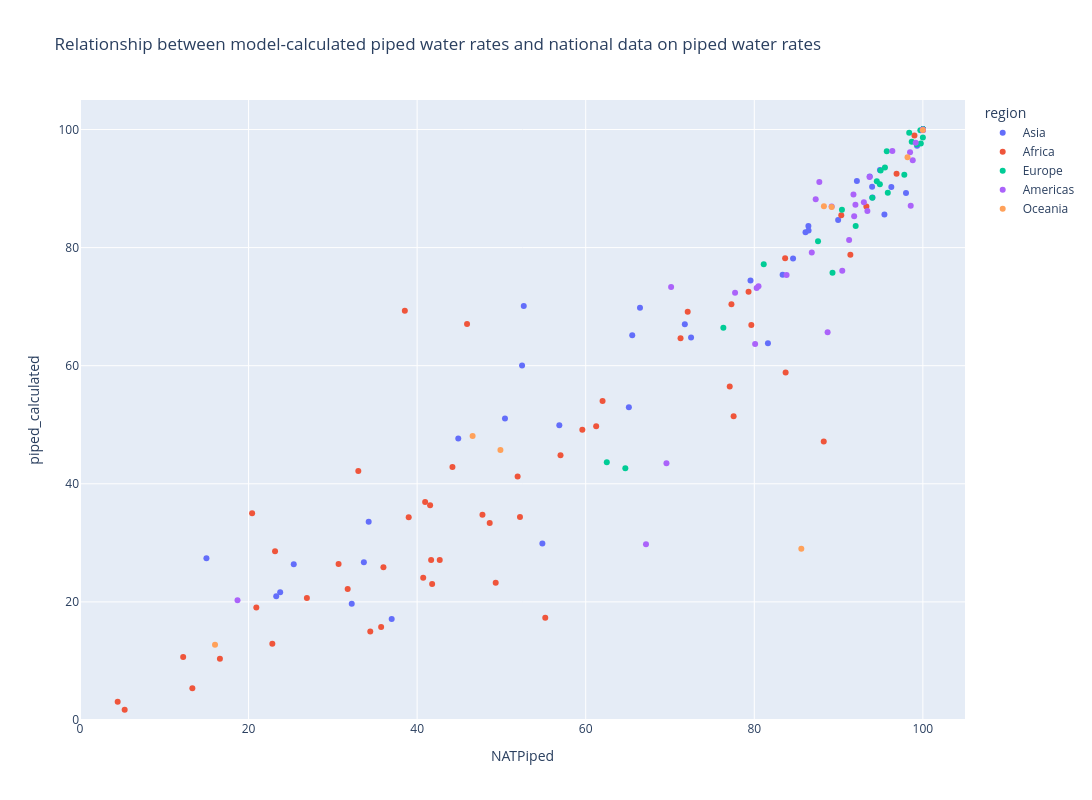

Notebook code cell kept with this figure:
### Code cell
country_medians["percent_piped_with_access"] = (
    country_medians["population_piped_with_access"]
    / country_medians["country_pop_raw"]
    * 100
)
country_medians["piped_calculated"] = (
    country_medians["percent_without_water"]
    + country_medians["percent_piped_with_access"]
)
country_5th_percentiles["percent_piped_with_access"] = (
    country_5th_percentiles["population_piped_with_access"]
    / country_5th_percentiles["country_pop_raw"]
    * 100
)
country_5th_percentiles["piped_calculated"] = (
    country_5th_percentiles["percent_without_water"]
    + country_5th_percentiles["percent_piped_with_access"]
)
country_95th_percentiles["percent_piped_with_access"] = (
    country_95th_percentiles["population_piped_with_access"]
    / country_95th_percentiles["country_pop_raw"]
    * 100
)
country_95th_percentiles["piped_calculated"] = (
    country_95th_percentiles["percent_without_water"]
    + country_95th_percentiles["percent_piped_with_access"]
)

fig = (
    px.scatter(
        country_medians,
        x="NATPiped",
        y="piped_calculated",
        labels={"x": "NATPiped", "y": "Piped Calculated"},
        title="Relationship between model-calculated piped water rates and national data on piped water rates",
        # size="bubble_size",
        color="region",
        hover_data=["Entity"],
    )
    .update_layout(
        width=1200,
        height=800,
    )
    .update_xaxes(range=[0, 105])
    .update_yaxes(range=[0, 105])
)

fig.show()

### Figure 1 — Plotly figure (JSON) as saved in the notebook; plotly's stock layout.template omitted (floating-point values rounded to 4 significant figures)
{"data": [{"customdata": [["Afghanistan"], ["United Arab Emirates"], ["Armenia"], ["Azerbaijan"], ["Bangladesh"], ["Bahrain"], ["Brunei Darussalam"], ["Bhutan"], ["China"], ["Cyprus"], ["Georgia"], ["Indonesia"], ["India"], ["Iran, Islamic Republic of"], ["Iraq"], ["Israel"], ["Jordan"], ["Japan"], ["Kazakhstan"], ["Kyrgyzstan"], ["Cambodia"], ["Korea, Republic of"], ["Lao People's Democratic Republic"], ["Lebanon"], ["Sri Lanka"], ["Myanmar"], ["Mongolia"], ["Malaysia"], ["Nepal"], ["Oman"], ["Pakistan"], ["Philippines"], ["Korea, Democratic People's Republic of"], ["Qatar"], ["Saudi Arabia"], ["Singapore"], ["Syrian Arab Republic"], ["Thailand"], ["Tajikistan"], ["Turkmenistan"], ["Timor-Leste"], ["Türkiye"], ["Taiwan, Province of China"], ["Uzbekistan"], ["Viet Nam"], ["Yemen"]], "hovertemplate": "region=Asia<br>NATPiped=%{x}<br>piped_calculated=%{y}<br>Entity=%{customdata[0]}<extra></extra>", "legendgroup": "Asia", "marker": {"color": "#636efa", "symbol": "circle"}, "mode": "markers", "name": "Asia", "orientation": "v", "showlegend": true, "type": "scatter", "x": [23.75, 100.0, 100.0, 93.98, 15.0, 100.0, 100.0, 100.0, 86.08, 100.0, 84.6, 23.28, 44.88, 99.31, 83.36, 100.0, 86.44, 98.0, 81.62, 93.7, 34.25, 100.0, 32.24, 92.17, 52.65, 33.68, 36.98, 96.26, 50.42, 95.44, 25.36, 66.44, 65.12, 100.0, 89.95, 100.0, 79.55, 86.42, 65.52, 54.86, 71.76, 94.02, 94.91, 72.5, 52.45, 56.87], "xaxis": "x", "y": [21.63, 100.0, 100.0, 90.31, 27.41, 100.0, 99.99, 100.0, 82.62, 100.0, 78.14, 20.96, 47.66, 97.27, 75.39, 100.0, 82.92, 89.27, 63.82, 92.05, 33.59, 100.0, 19.7, 91.29, 70.12, 26.71, 17.09, 90.28, 51.08, 85.62, 26.38, 69.8, 52.96, 100.0, 84.67, 100.0, 74.41, 83.68, 65.16, 29.89, 67.04, 88.48, 93.15, 64.77, 60.05, 49.92], "yaxis": "y"}, {"customdata": [["Angola"], ["Burundi"], ["Benin"], ["Burkina Faso"], ["Botswana"], ["Central African Republic"], ["Côte d'Ivoire"], ["Cameroon"], ["Congo, Democratic Republic of the"], ["Congo"], ["Djibouti"], ["Algeria"], ["Egypt"], ["Eritrea"], ["Western Sahara"], ["Ethiopia"], ["Gabon"], ["Ghana"], ["Guinea"], ["Gambia"], ["Guinea-Bissau"], ["Equatorial Guinea"], ["Kenya"], ["Liberia"], ["Libya"], ["Lesotho"], ["Morocco"], ["Madagascar"], ["Mali"], ["Mozambique"], ["Mauritania"], ["Mauritius"], ["Malawi"], ["Namibia"], ["Niger"], ["Nigeria"], ["Rwanda"], ["Sudan"], ["Senegal"], ["Sierra Leone"], ["Somalia"], ["South Sudan"], ["Sao Tome and Principe"], ["Eswatini"], ["Chad"], ["Togo"], ["Tunisia"], ["Tanzania, United Republic of"], ["Uganda"], ["South Africa"], ["Zambia"], ["Zimbabwe"]], "hovertemplate": "region=Africa<br>NATPiped=%{x}<br>piped_calculated=%{y}<br>Entity=%{customdata[0]}<extra></extra>", "legendgroup": "Africa", "marker": {"color": "#EF553B", "symbol": "circle"}, "mode": "markers", "name": "Africa", "orientation": "v", "showlegend": true, "type": "scatter", "x": [42.68, 38.54, 39.0, 31.76, 91.4, 13.33, 48.61, 41.78, 35.73, 55.2, 83.72, 71.25, 99.0, 51.92, 77.55, 44.19, 88.24, 57.01, 22.82, 79.32, 47.75, 40.72, 33.02, 5.3, 77.09, 72.1, 79.65, 36.0, 52.2, 41.66, 61.24, 100.0, 20.42, 83.66, 41.54, 12.24, 45.92, 59.6, 77.29, 20.92, 49.32, 4.47, 96.88, 62.0, 16.6, 30.68, 93.3, 40.95, 23.14, 90.32, 34.44, 26.92], "xaxis": "x", "y": [27.08, 69.33, 34.33, 22.17, 78.78, 5.365, 33.37, 23.01, 15.73, 17.31, 58.85, 64.64, 99.0, 41.24, 51.45, 42.87, 47.16, 44.83, 12.92, 72.54, 34.74, 24.08, 42.16, 1.751, 56.46, 69.15, 66.92, 25.88, 34.37, 27.12, 49.74, 100.0, 35.0, 78.2, 36.36, 10.68, 67.07, 49.14, 70.41, 19.04, 23.23, 3.073, 92.5, 54.01, 10.38, 26.44, 86.95, 36.91, 28.6, 85.47, 14.98, 20.65], "yaxis": "y"}, {"customdata": [["Albania"], ["Austria"], ["Belgium"], ["Bulgaria"], ["Bosnia and Herzegovina"], ["Belarus"], ["Switzerland"], ["Czechia"], ["Germany"], ["Denmark"], ["Spain"], ["Estonia"], ["Finland"], ["France"], ["United Kingdom of Great Britain and Northern Ireland"], ["Greece"], ["Croatia"], ["Hungary"], ["Ireland"], ["Iceland"], ["Italy"], ["Liechtenstein"], ["Lithuania"], ["Luxembourg"], ["Latvia"], ["Moldova, Republic of"], ["North Macedonia"], ["Malta"], ["Montenegro"], ["Netherlands, Kingdom of the"], ["Norway"], ["Poland"], ["Portugal"], ["Romania"], ["Russian Federation"], ["San Marino"], ["Serbia"], ["Slovakia"], ["Slovenia"], ["Sweden"], ["Ukraine"]], "hovertemplate": "region=Europe<br>NATPiped=%{x}<br>piped_calculated=%{y}<br>Entity=%{customdata[0]}<extra></extra>", "legendgroup": "Europe", "marker": {"color": "#00cc96", "symbol": "circle"}, "mode": "markers", "name": "Europe", "orientation": "v", "showlegend": true, "type": "scatter", "x": [81.12, 99.7, 100.0, 99.28, 95.5, 97.8, 100.0, 100.0, 100.0, 100.0, 100.0, 100.0, 100.0, 100.0, 100.0, 100.0, 94.53, 100.0, 95.72, 100.0, 100.0, 100.0, 95.84, 99.76, 94.9, 76.33, 92.03, 100.0, 89.28, 100.0, 100.0, 90.4, 98.68, 64.7, 94.0, 100.0, 94.99, 98.38, 100.0, 87.56, 62.5], "xaxis": "x", "y": [77.17, 99.86, 100.0, 97.53, 93.59, 92.33, 100.0, 100.0, 100.0, 100.0, 100.0, 99.98, 99.92, 100.0, 100.0, 100.0, 91.24, 100.0, 96.33, 98.66, 100.0, 100.0, 89.29, 97.65, 90.73, 66.42, 83.64, 100.0, 75.74, 100.0, 100.0, 86.42, 97.93, 42.65, 88.46, 100.0, 93.04, 99.47, 100.0, 81.08, 43.64], "yaxis": "y"}, {"customdata": [["Argentina"], ["Bahamas"], ["Belize"], ["Bolivia, Plurinational State of"], ["Brazil"], ["Canada"], ["Chile"], ["Colombia"], ["Costa Rica"], ["Cuba"], ["Dominican Republic"], ["Ecuador"], ["Grenada"], ["Greenland"], ["Guatemala"], ["Guyana"], ["Honduras"], ["Haiti"], ["Jamaica"], ["Saint Kitts and Nevis"], ["Saint Lucia"], ["Mexico"], ["Nicaragua"], ["Panama"], ["Peru"], ["Paraguay"], ["El Salvador"], ["Suriname"], ["Trinidad and Tobago"], ["Uruguay"], ["United States of America"], ["Saint Vincent and the Grenadines"], ["Venezuela, Bolivarian Republic of"]], "hovertemplate": "region=Americas<br>NATPiped=%{x}<br>piped_calculated=%{y}<br>Entity=%{customdata[0]}<extra></extra>", "legendgroup": "Americas", "marker": {"color": "#ab63fa", "symbol": "circle"}, "mode": "markers", "name": "Americas", "orientation": "v", "showlegend": true, "type": "scatter", "x": [98.56, 91.77, 86.82, 67.15, 98.8, 100.0, 100.0, 88.7, 100.0, 80.1, 80.28, 91.25, 87.72, 100.0, 77.72, 70.13, 92.0, 18.69, 83.83, 87.29, 96.38, 98.48, 69.58, 93.42, 91.85, 100.0, 93.0, 80.5, 89.18, 100.0, 99.15, 93.68, 90.44], "xaxis": "x", "y": [87.1, 88.98, 79.17, 29.79, 94.81, 99.88, 99.98, 65.67, 100.0, 63.69, 73.17, 81.3, 91.1, 99.92, 72.35, 73.34, 87.27, 20.28, 75.35, 88.21, 96.38, 96.16, 43.48, 86.22, 85.32, 99.97, 87.7, 73.46, 86.96, 99.92, 97.77, 91.94, 76.08], "yaxis": "y"}, {"customdata": [["Australia"], ["Fiji"], ["New Zealand"], ["Palau"], ["Papua New Guinea"], ["Solomon Islands"], ["Vanuatu"], ["Samoa"]], "hovertemplate": "region=Oceania<br>NATPiped=%{x}<br>piped_calculated=%{y}<br>Entity=%{customdata[0]}<extra></extra>", "legendgroup": "Oceania", "marker": {"color": "#FFA15A", "symbol": "circle"}, "mode": "markers", "name": "Oceania", "orientation": "v", "showlegend": true, "type": "scatter", "x": [98.18, 89.18, 100.0, 85.58, 16.02, 46.58, 49.88, 88.26], "xaxis": "x", "y": [95.29, 86.86, 99.92, 29.0, 12.73, 48.08, 45.72, 87.0], "yaxis": "y"}], "layout": {"height": 800, "legend": {"title": {"text": "region"}, "tracegroupgap": 0}, "title": {"text": "Relationship between model-calculated piped water rates and national data on piped water rates"}, "width": 1200, "xaxis": {"anchor": "y", "domain": [0, 1], "range": [0, 105], "title": {"text": "NATPiped"}}, "yaxis": {"anchor": "x", "domain": [0, 1], "range": [0, 105], "title": {"text": "piped_calculated"}}}}
